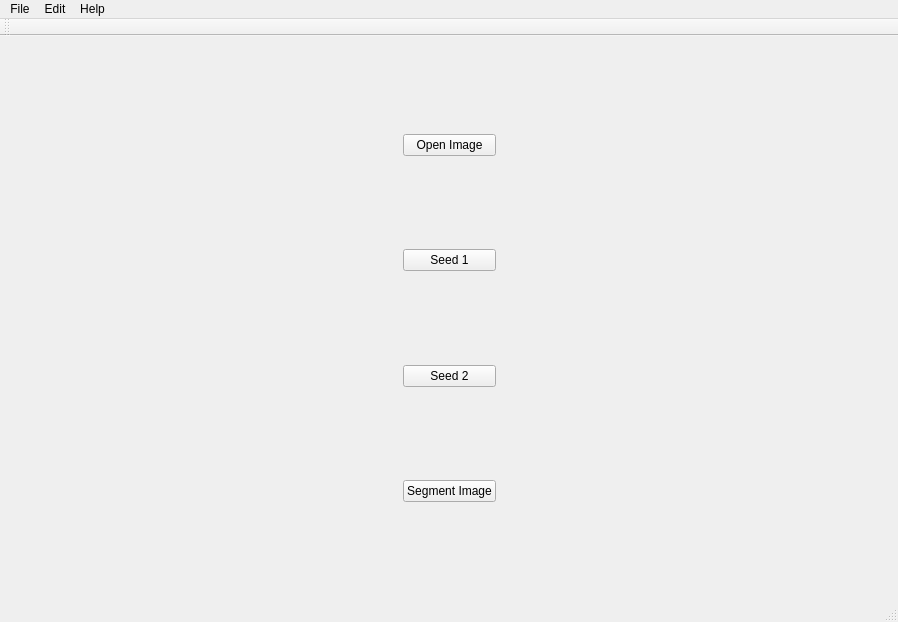
<?xml version="1.0" encoding="UTF-8"?>
<ui version="4.0">
 <class>MainWindow</class>
 <widget class="QMainWindow" name="MainWindow">
  <property name="geometry">
   <rect>
    <x>0</x>
    <y>0</y>
    <width>898</width>
    <height>622</height>
   </rect>
  </property>
  <property name="windowTitle">
   <string>Seeded Image Segmentation - Daudt &amp; Bernal</string>
  </property>
  <widget class="QWidget" name="centralWidget">
   <layout class="QHBoxLayout" name="horizontalLayout">
    <item>
     <spacer name="horizontalSpacer">
      <property name="orientation">
       <enum>Qt::Horizontal</enum>
      </property>
      <property name="sizeHint" stdset="0">
       <size>
        <width>368</width>
        <height>20</height>
       </size>
      </property>
     </spacer>
    </item>
    <item>
     <layout class="QVBoxLayout" name="verticalLayout">
      <item>
       <spacer name="verticalSpacer">
        <property name="orientation">
         <enum>Qt::Vertical</enum>
        </property>
        <property name="sizeHint" stdset="0">
         <size>
          <width>20</width>
          <height>40</height>
         </size>
        </property>
       </spacer>
      </item>
      <item>
       <widget class="QPushButton" name="pushButtonOpenImage">
        <property name="text">
         <string>Open Image</string>
        </property>
       </widget>
      </item>
      <item>
       <spacer name="verticalSpacer_2">
        <property name="orientation">
         <enum>Qt::Vertical</enum>
        </property>
        <property name="sizeHint" stdset="0">
         <size>
          <width>20</width>
          <height>40</height>
         </size>
        </property>
       </spacer>
      </item>
      <item>
       <widget class="QPushButton" name="pushButtonSeed1">
        <property name="text">
         <string>Seed 1</string>
        </property>
       </widget>
      </item>
      <item>
       <spacer name="verticalSpacer_3">
        <property name="orientation">
         <enum>Qt::Vertical</enum>
        </property>
        <property name="sizeHint" stdset="0">
         <size>
          <width>20</width>
          <height>40</height>
         </size>
        </property>
       </spacer>
      </item>
      <item>
       <widget class="QPushButton" name="pushButtonSeed2">
        <property name="text">
         <string>Seed 2</string>
        </property>
       </widget>
      </item>
      <item>
       <spacer name="verticalSpacer_4">
        <property name="orientation">
         <enum>Qt::Vertical</enum>
        </property>
        <property name="sizeHint" stdset="0">
         <size>
          <width>20</width>
          <height>40</height>
         </size>
        </property>
       </spacer>
      </item>
      <item>
       <widget class="QPushButton" name="pushButtonSegmentImage">
        <property name="text">
         <string>Segment Image</string>
        </property>
       </widget>
      </item>
      <item>
       <spacer name="verticalSpacer_5">
        <property name="orientation">
         <enum>Qt::Vertical</enum>
        </property>
        <property name="sizeHint" stdset="0">
         <size>
          <width>20</width>
          <height>40</height>
         </size>
        </property>
       </spacer>
      </item>
     </layout>
    </item>
    <item>
     <spacer name="horizontalSpacer_2">
      <property name="orientation">
       <enum>Qt::Horizontal</enum>
      </property>
      <property name="sizeHint" stdset="0">
       <size>
        <width>367</width>
        <height>20</height>
       </size>
      </property>
     </spacer>
    </item>
   </layout>
  </widget>
  <widget class="QMenuBar" name="menuBar">
   <property name="geometry">
    <rect>
     <x>0</x>
     <y>0</y>
     <width>898</width>
     <height>25</height>
    </rect>
   </property>
   <widget class="QMenu" name="menuSeeded_Image_Segmentation_Daudt_Bernal">
    <property name="title">
     <string>File</string>
    </property>
   </widget>
   <widget class="QMenu" name="menuEdit">
    <property name="title">
     <string>Edit</string>
    </property>
   </widget>
   <widget class="QMenu" name="menuHelp">
    <property name="title">
     <string>Help</string>
    </property>
   </widget>
   <addaction name="menuSeeded_Image_Segmentation_Daudt_Bernal"/>
   <addaction name="menuEdit"/>
   <addaction name="menuHelp"/>
  </widget>
  <widget class="QToolBar" name="mainToolBar">
   <attribute name="toolBarArea">
    <enum>TopToolBarArea</enum>
   </attribute>
   <attribute name="toolBarBreak">
    <bool>false</bool>
   </attribute>
  </widget>
  <widget class="QStatusBar" name="statusBar"/>
 </widget>
 <layoutdefault spacing="6" margin="11"/>
 <resources/>
 <connections/>
</ui>
